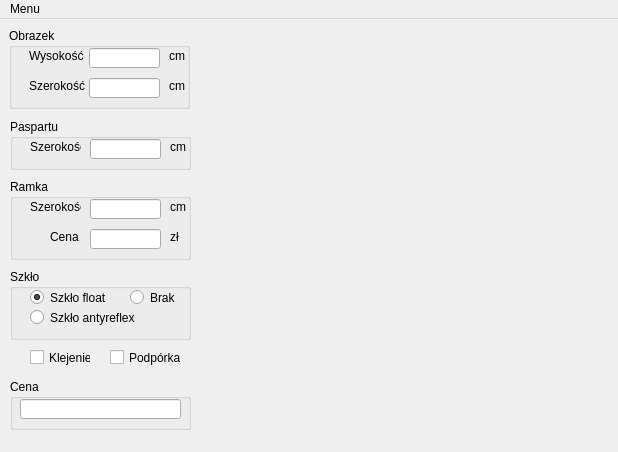
<?xml version="1.0" encoding="UTF-8"?>
<ui version="4.0">
 <class>MainWindow</class>
 <widget class="QMainWindow" name="MainWindow">
  <property name="geometry">
   <rect>
    <x>0</x>
    <y>0</y>
    <width>618</width>
    <height>452</height>
   </rect>
  </property>
  <property name="minimumSize">
   <size>
    <width>618</width>
    <height>452</height>
   </size>
  </property>
  <property name="maximumSize">
   <size>
    <width>618</width>
    <height>452</height>
   </size>
  </property>
  <property name="sizeIncrement">
   <size>
    <width>0</width>
    <height>0</height>
   </size>
  </property>
  <property name="windowTitle">
   <string>Ramki v0.1</string>
  </property>
  <widget class="QWidget" name="centralWidget">
   <widget class="QGroupBox" name="groupBox">
    <property name="geometry">
     <rect>
      <x>9</x>
      <y>9</y>
      <width>181</width>
      <height>81</height>
     </rect>
    </property>
    <property name="title">
     <string>Obrazek</string>
    </property>
    <property name="flat">
     <bool>false</bool>
    </property>
    <property name="checkable">
     <bool>false</bool>
    </property>
    <property name="checked">
     <bool>false</bool>
    </property>
    <widget class="QLabel" name="label">
     <property name="geometry">
      <rect>
       <x>20</x>
       <y>20</y>
       <width>61</width>
       <height>16</height>
      </rect>
     </property>
     <property name="text">
      <string>Wysokość</string>
     </property>
    </widget>
    <widget class="QLabel" name="label_2">
     <property name="geometry">
      <rect>
       <x>20</x>
       <y>50</y>
       <width>61</width>
       <height>16</height>
      </rect>
     </property>
     <property name="text">
      <string>Szerokość</string>
     </property>
    </widget>
    <widget class="QLineEdit" name="editObrazWys">
     <property name="geometry">
      <rect>
       <x>80</x>
       <y>20</y>
       <width>71</width>
       <height>20</height>
      </rect>
     </property>
    </widget>
    <widget class="QLineEdit" name="editObrazSzer">
     <property name="geometry">
      <rect>
       <x>80</x>
       <y>50</y>
       <width>71</width>
       <height>20</height>
      </rect>
     </property>
    </widget>
    <widget class="QLabel" name="label_5">
     <property name="geometry">
      <rect>
       <x>160</x>
       <y>20</y>
       <width>16</width>
       <height>16</height>
      </rect>
     </property>
     <property name="text">
      <string>cm</string>
     </property>
    </widget>
    <widget class="QLabel" name="label_6">
     <property name="geometry">
      <rect>
       <x>160</x>
       <y>50</y>
       <width>16</width>
       <height>16</height>
      </rect>
     </property>
     <property name="text">
      <string>cm</string>
     </property>
    </widget>
   </widget>
   <widget class="QGroupBox" name="groupBox_2">
    <property name="geometry">
     <rect>
      <x>10</x>
      <y>100</y>
      <width>181</width>
      <height>51</height>
     </rect>
    </property>
    <property name="title">
     <string>Paspartu</string>
    </property>
    <widget class="QLabel" name="label_3">
     <property name="geometry">
      <rect>
       <x>20</x>
       <y>20</y>
       <width>51</width>
       <height>16</height>
      </rect>
     </property>
     <property name="text">
      <string>Szerokość</string>
     </property>
    </widget>
    <widget class="QLineEdit" name="editPaspartu">
     <property name="geometry">
      <rect>
       <x>80</x>
       <y>20</y>
       <width>71</width>
       <height>20</height>
      </rect>
     </property>
    </widget>
    <widget class="QLabel" name="label_7">
     <property name="geometry">
      <rect>
       <x>160</x>
       <y>20</y>
       <width>16</width>
       <height>16</height>
      </rect>
     </property>
     <property name="text">
      <string>cm</string>
     </property>
    </widget>
   </widget>
   <widget class="QGroupBox" name="groupBox_3">
    <property name="geometry">
     <rect>
      <x>10</x>
      <y>160</y>
      <width>181</width>
      <height>81</height>
     </rect>
    </property>
    <property name="title">
     <string>Ramka</string>
    </property>
    <widget class="QLabel" name="label_4">
     <property name="geometry">
      <rect>
       <x>20</x>
       <y>20</y>
       <width>51</width>
       <height>16</height>
      </rect>
     </property>
     <property name="text">
      <string>Szerokość</string>
     </property>
    </widget>
    <widget class="QLineEdit" name="editRamkaSzer">
     <property name="geometry">
      <rect>
       <x>80</x>
       <y>20</y>
       <width>71</width>
       <height>20</height>
      </rect>
     </property>
    </widget>
    <widget class="QLabel" name="label_8">
     <property name="geometry">
      <rect>
       <x>160</x>
       <y>20</y>
       <width>16</width>
       <height>16</height>
      </rect>
     </property>
     <property name="text">
      <string>cm</string>
     </property>
    </widget>
    <widget class="QLabel" name="label_9">
     <property name="geometry">
      <rect>
       <x>40</x>
       <y>50</y>
       <width>31</width>
       <height>16</height>
      </rect>
     </property>
     <property name="text">
      <string>Cena</string>
     </property>
    </widget>
    <widget class="QLineEdit" name="editRamkaCena">
     <property name="geometry">
      <rect>
       <x>80</x>
       <y>50</y>
       <width>71</width>
       <height>20</height>
      </rect>
     </property>
    </widget>
    <widget class="QLabel" name="label_10">
     <property name="geometry">
      <rect>
       <x>160</x>
       <y>50</y>
       <width>16</width>
       <height>16</height>
      </rect>
     </property>
     <property name="text">
      <string>zł</string>
     </property>
    </widget>
   </widget>
   <widget class="QGroupBox" name="groupBox_4">
    <property name="geometry">
     <rect>
      <x>10</x>
      <y>360</y>
      <width>181</width>
      <height>51</height>
     </rect>
    </property>
    <property name="title">
     <string>Cena</string>
    </property>
    <widget class="QLineEdit" name="textCena">
     <property name="geometry">
      <rect>
       <x>10</x>
       <y>20</y>
       <width>161</width>
       <height>20</height>
      </rect>
     </property>
     <property name="font">
      <font>
       <pointsize>11</pointsize>
       <weight>75</weight>
       <bold>true</bold>
      </font>
     </property>
     <property name="text">
      <string/>
     </property>
     <property name="readOnly">
      <bool>true</bool>
     </property>
    </widget>
   </widget>
   <widget class="QGroupBox" name="groupBox_6">
    <property name="geometry">
     <rect>
      <x>10</x>
      <y>250</y>
      <width>181</width>
      <height>71</height>
     </rect>
    </property>
    <property name="title">
     <string>Szkło</string>
    </property>
    <widget class="QRadioButton" name="radioSzkloBrak">
     <property name="geometry">
      <rect>
       <x>120</x>
       <y>20</y>
       <width>51</width>
       <height>17</height>
      </rect>
     </property>
     <property name="text">
      <string>Brak</string>
     </property>
     <property name="checked">
      <bool>false</bool>
     </property>
    </widget>
    <widget class="QRadioButton" name="radioSzkloFloat">
     <property name="geometry">
      <rect>
       <x>20</x>
       <y>20</y>
       <width>82</width>
       <height>17</height>
      </rect>
     </property>
     <property name="text">
      <string>Szkło float</string>
     </property>
     <property name="checked">
      <bool>true</bool>
     </property>
    </widget>
    <widget class="QRadioButton" name="radioSzkloAnty">
     <property name="geometry">
      <rect>
       <x>20</x>
       <y>40</y>
       <width>111</width>
       <height>17</height>
      </rect>
     </property>
     <property name="text">
      <string>Szkło antyreflex</string>
     </property>
    </widget>
   </widget>
   <widget class="QCheckBox" name="checkKlejenie">
    <property name="geometry">
     <rect>
      <x>30</x>
      <y>330</y>
      <width>61</width>
      <height>17</height>
     </rect>
    </property>
    <property name="text">
     <string>Klejenie</string>
    </property>
   </widget>
   <widget class="QCheckBox" name="checkPodporka">
    <property name="geometry">
     <rect>
      <x>110</x>
      <y>330</y>
      <width>71</width>
      <height>17</height>
     </rect>
    </property>
    <property name="text">
     <string>Podpórka</string>
    </property>
   </widget>
   <widget class="podglad" name="wizualizacja" native="true">
    <property name="geometry">
     <rect>
      <x>210</x>
      <y>20</y>
      <width>390</width>
      <height>390</height>
     </rect>
    </property>
   </widget>
  </widget>
  <widget class="QMenuBar" name="menuBar">
   <property name="geometry">
    <rect>
     <x>0</x>
     <y>0</y>
     <width>618</width>
     <height>21</height>
    </rect>
   </property>
   <widget class="QMenu" name="menuMenu">
    <property name="title">
     <string>Menu</string>
    </property>
    <addaction name="actionOprogramie"/>
    <addaction name="separator"/>
    <addaction name="actionZako"/>
   </widget>
   <addaction name="menuMenu"/>
  </widget>
  <action name="actionOprogramie">
   <property name="text">
    <string>O programie</string>
   </property>
  </action>
  <action name="actionZako">
   <property name="text">
    <string>Zakończ</string>
   </property>
  </action>
 </widget>
 <layoutdefault spacing="6" margin="11"/>
 <customwidgets>
  <customwidget>
   <class>podglad</class>
   <extends>QWidget</extends>
   <header>podglad.h</header>
   <container>1</container>
  </customwidget>
 </customwidgets>
 <resources/>
 <connections>
  <connection>
   <sender>editObrazWys</sender>
   <signal>textChanged(QString)</signal>
   <receiver>MainWindow</receiver>
   <slot>obliczCene()</slot>
   <hints>
    <hint type="sourcelabel">
     <x>133</x>
     <y>57</y>
    </hint>
    <hint type="destinationlabel">
     <x>203</x>
     <y>52</y>
    </hint>
   </hints>
  </connection>
  <connection>
   <sender>editObrazSzer</sender>
   <signal>textChanged(QString)</signal>
   <receiver>MainWindow</receiver>
   <slot>obliczCene()</slot>
   <hints>
    <hint type="sourcelabel">
     <x>126</x>
     <y>92</y>
    </hint>
    <hint type="destinationlabel">
     <x>204</x>
     <y>99</y>
    </hint>
   </hints>
  </connection>
  <connection>
   <sender>editPaspartu</sender>
   <signal>textChanged(QString)</signal>
   <receiver>MainWindow</receiver>
   <slot>obliczCene()</slot>
   <hints>
    <hint type="sourcelabel">
     <x>137</x>
     <y>150</y>
    </hint>
    <hint type="destinationlabel">
     <x>202</x>
     <y>143</y>
    </hint>
   </hints>
  </connection>
  <connection>
   <sender>editRamkaSzer</sender>
   <signal>textChanged(QString)</signal>
   <receiver>MainWindow</receiver>
   <slot>obliczCene()</slot>
   <hints>
    <hint type="sourcelabel">
     <x>130</x>
     <y>214</y>
    </hint>
    <hint type="destinationlabel">
     <x>203</x>
     <y>203</y>
    </hint>
   </hints>
  </connection>
  <connection>
   <sender>checkPodporka</sender>
   <signal>stateChanged(int)</signal>
   <receiver>MainWindow</receiver>
   <slot>obliczCene()</slot>
   <hints>
    <hint type="sourcelabel">
     <x>145</x>
     <y>361</y>
    </hint>
    <hint type="destinationlabel">
     <x>216</x>
     <y>351</y>
    </hint>
   </hints>
  </connection>
  <connection>
   <sender>checkKlejenie</sender>
   <signal>stateChanged(int)</signal>
   <receiver>MainWindow</receiver>
   <slot>obliczCene()</slot>
   <hints>
    <hint type="sourcelabel">
     <x>60</x>
     <y>357</y>
    </hint>
    <hint type="destinationlabel">
     <x>217</x>
     <y>366</y>
    </hint>
   </hints>
  </connection>
  <connection>
   <sender>editRamkaCena</sender>
   <signal>textChanged(QString)</signal>
   <receiver>MainWindow</receiver>
   <slot>obliczCene()</slot>
   <hints>
    <hint type="sourcelabel">
     <x>138</x>
     <y>241</y>
    </hint>
    <hint type="destinationlabel">
     <x>202</x>
     <y>240</y>
    </hint>
   </hints>
  </connection>
  <connection>
   <sender>radioSzkloBrak</sender>
   <signal>clicked()</signal>
   <receiver>MainWindow</receiver>
   <slot>obliczCene()</slot>
   <hints>
    <hint type="sourcelabel">
     <x>169</x>
     <y>305</y>
    </hint>
    <hint type="destinationlabel">
     <x>218</x>
     <y>293</y>
    </hint>
   </hints>
  </connection>
  <connection>
   <sender>radioSzkloFloat</sender>
   <signal>clicked()</signal>
   <receiver>MainWindow</receiver>
   <slot>obliczCene()</slot>
   <hints>
    <hint type="sourcelabel">
     <x>72</x>
     <y>300</y>
    </hint>
    <hint type="destinationlabel">
     <x>297</x>
     <y>292</y>
    </hint>
   </hints>
  </connection>
  <connection>
   <sender>radioSzkloAnty</sender>
   <signal>clicked()</signal>
   <receiver>MainWindow</receiver>
   <slot>obliczCene()</slot>
   <hints>
    <hint type="sourcelabel">
     <x>86</x>
     <y>322</y>
    </hint>
    <hint type="destinationlabel">
     <x>240</x>
     <y>318</y>
    </hint>
   </hints>
  </connection>
 </connections>
 <slots>
  <slot>obliczCene()</slot>
 </slots>
</ui>
